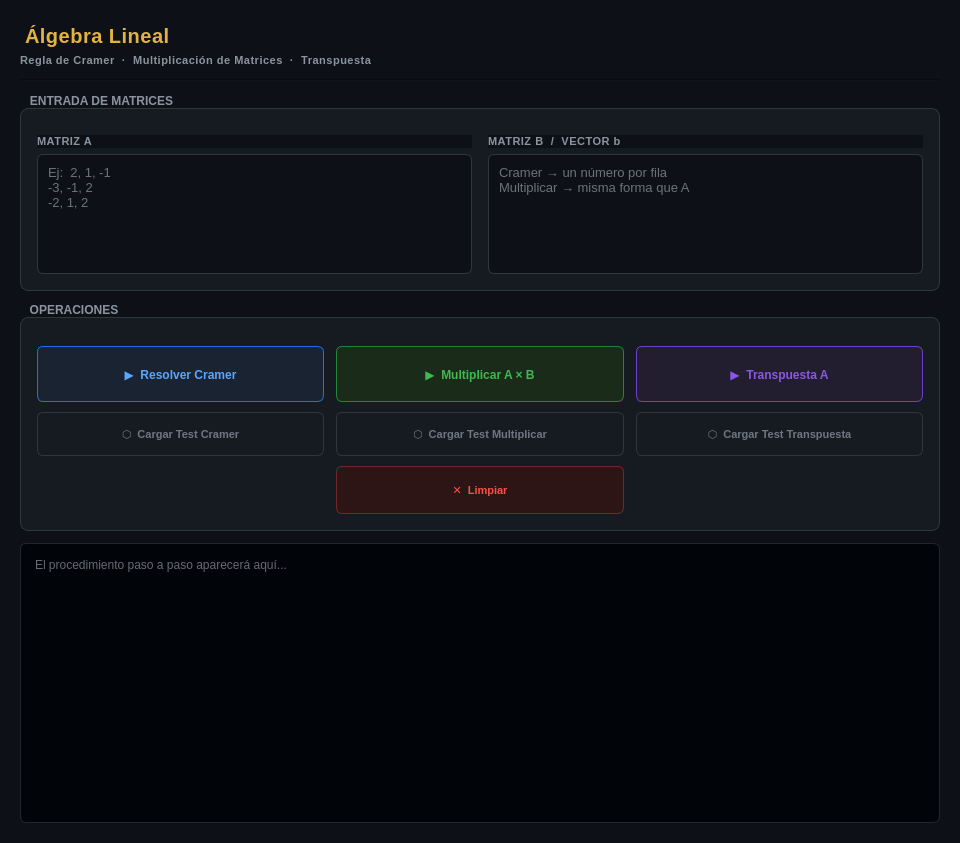
<?xml version="1.0" encoding="UTF-8"?>
<ui version="4.0">
 <class>InterfazAlgebra</class>
 <widget class="QWidget" name="InterfazAlgebra">
  <property name="geometry">
   <rect><x>0</x><y>0</y><width>960</width><height>780</height></rect>
  </property>
  <property name="windowTitle">
   <string>Álgebra Lineal — Métodos Numéricos</string>
  </property>
  <property name="styleSheet">
   <string notr="true">
QWidget {
    background-color: #0d1117;
    color: #c9d1d9;
    font-family: "Segoe UI";
    font-size: 12px;
}
QGroupBox {
    background-color: #161b22;
    border: 1px solid #30363d;
    border-radius: 8px;
    margin-top: 14px;
    padding-top: 10px;
    font-size: 12px;
    font-weight: bold;
    color: #8b949e;
}
QGroupBox::title {
    subcontrol-origin: margin;
    subcontrol-position: top left;
    padding: 0 8px;
    color: #8b949e;
    font-size: 11px;
    letter-spacing: 1px;
}
QLabel#lblTitulo {
    color: #e3b341;
    font-size: 20px;
    font-weight: bold;
    padding: 4px 0;
}
QLabel#lblSubtitulo {
    color: #8b949e;
    font-size: 11px;
}
QLabel {
    color: #8b949e;
    font-size: 11px;
    font-weight: bold;
    letter-spacing: 0.5px;
}
QPlainTextEdit {
    background-color: #0d1117;
    color: #c9d1d9;
    border: 1px solid #30363d;
    border-radius: 6px;
    font-family: "Consolas", "Courier New", monospace;
    font-size: 13px;
    padding: 6px;
    selection-background-color: #264f78;
}
QPlainTextEdit:focus {
    border: 1px solid #e3b341;
}
QTextEdit {
    background-color: #010409;
    color: #c9d1d9;
    border: 1px solid #21262d;
    border-radius: 6px;
    font-family: "Consolas", "Courier New", monospace;
    font-size: 12px;
    padding: 10px;
    selection-background-color: #264f78;
}
QPushButton {
    background-color: #21262d;
    color: #c9d1d9;
    border: 1px solid #30363d;
    border-radius: 6px;
    font-size: 12px;
    font-weight: bold;
    padding: 9px 14px;
    min-height: 36px;
}
QPushButton:hover {
    background-color: #30363d;
    border: 1px solid #58a6ff;
    color: #58a6ff;
}
QPushButton:pressed {
    background-color: #161b22;
}
QPushButton#btn_calc_cramer {
    background-color: #1a2332;
    border: 1px solid #1f6feb;
    color: #58a6ff;
}
QPushButton#btn_calc_cramer:hover {
    background-color: #1f2d45;
    border-color: #58a6ff;
}
QPushButton#btn_calc_multi {
    background-color: #1a2b1a;
    border: 1px solid #238636;
    color: #3fb950;
}
QPushButton#btn_calc_multi:hover {
    background-color: #1e3320;
    border-color: #3fb950;
}
QPushButton#btn_calc_trans {
    background-color: #231d30;
    border: 1px solid #6e40c9;
    color: #8957e5;
}
QPushButton#btn_calc_trans:hover {
    background-color: #2a2040;
    border-color: #8957e5;
}
QPushButton#btn_test_cramer, QPushButton#btn_test_multi, QPushButton#btn_test_trans {
    background-color: #161b22;
    border: 1px solid #30363d;
    color: #6e7681;
    font-size: 11px;
    padding: 7px 10px;
    min-height: 28px;
}
QPushButton#btn_test_cramer:hover {
    border-color: #58a6ff;
    color: #58a6ff;
}
QPushButton#btn_test_multi:hover {
    border-color: #3fb950;
    color: #3fb950;
}
QPushButton#btn_test_trans:hover {
    border-color: #8957e5;
    color: #8957e5;
}
QPushButton#btn_limpiar {
    background-color: #2d1515;
    border: 1px solid #6e2a2a;
    color: #f85149;
    font-size: 11px;
    min-height: 28px;
}
QPushButton#btn_limpiar:hover {
    background-color: #3d1c1c;
    border-color: #f85149;
}
QFrame#lineaSep {
    color: #21262d;
}
   </string>
  </property>

  <layout class="QVBoxLayout" name="mainLayout">
   <property name="spacing"><number>12</number></property>
   <property name="leftMargin"><number>20</number></property>
   <property name="topMargin"><number>20</number></property>
   <property name="rightMargin"><number>20</number></property>
   <property name="bottomMargin"><number>20</number></property>

   <!-- CABECERA -->
   <item>
    <layout class="QHBoxLayout">
     <item>
      <layout class="QVBoxLayout">
       <property name="spacing"><number>2</number></property>
       <item>
        <widget class="QLabel" name="lblTitulo">
         <property name="text"><string>Álgebra Lineal</string></property>
        </widget>
       </item>
       <item>
        <widget class="QLabel" name="lblSubtitulo">
         <property name="text"><string>Regla de Cramer  ·  Multiplicación de Matrices  ·  Transpuesta</string></property>
        </widget>
       </item>
      </layout>
     </item>
     <item>
      <spacer><property name="orientation"><enum>Qt::Horizontal</enum></property></spacer>
     </item>
    </layout>
   </item>

   <!-- SEPARADOR -->
   <item>
    <widget class="QFrame" name="lineaSep">
     <property name="frameShape"><enum>QFrame::HLine</enum></property>
     <property name="frameShadow"><enum>QFrame::Sunken</enum></property>
    </widget>
   </item>

   <!-- ENTRADA DE MATRICES -->
   <item>
    <widget class="QGroupBox" name="groupInputs">
     <property name="title"><string>ENTRADA DE MATRICES</string></property>
     <layout class="QHBoxLayout" name="layoutInputs">
      <property name="spacing"><number>16</number></property>
      <property name="leftMargin"><number>16</number></property>
      <property name="topMargin"><number>16</number></property>
      <property name="rightMargin"><number>16</number></property>
      <property name="bottomMargin"><number>16</number></property>

      <item>
       <layout class="QVBoxLayout">
        <property name="spacing"><number>6</number></property>
        <item>
         <widget class="QLabel" name="lblA">
          <property name="text"><string>MATRIZ A</string></property>
         </widget>
        </item>
        <item>
         <widget class="QPlainTextEdit" name="input_matriz_a">
          <property name="minimumSize"><size><width>380</width><height>120</height></size></property>
          <property name="maximumSize"><size><width>16777215</width><height>140</height></size></property>
          <property name="placeholderText"><string>Ej:  2, 1, -1
-3, -1, 2
-2, 1, 2</string></property>
         </widget>
        </item>
       </layout>
      </item>

      <item>
       <layout class="QVBoxLayout">
        <property name="spacing"><number>6</number></property>
        <item>
         <widget class="QLabel" name="lblB">
          <property name="text"><string>MATRIZ B  /  VECTOR b</string></property>
         </widget>
        </item>
        <item>
         <widget class="QPlainTextEdit" name="input_matriz_b">
          <property name="minimumSize"><size><width>280</width><height>120</height></size></property>
          <property name="maximumSize"><size><width>16777215</width><height>140</height></size></property>
          <property name="placeholderText"><string>Cramer → un número por fila
Multiplicar → misma forma que A</string></property>
         </widget>
        </item>
       </layout>
      </item>

     </layout>
    </widget>
   </item>

   <!-- BOTONES DE OPERACIÓN -->
   <item>
    <widget class="QGroupBox" name="groupAcciones">
     <property name="title"><string>OPERACIONES</string></property>
     <layout class="QGridLayout" name="gridLayout">
      <property name="horizontalSpacing"><number>12</number></property>
      <property name="verticalSpacing"><number>10</number></property>
      <property name="leftMargin"><number>16</number></property>
      <property name="topMargin"><number>18</number></property>
      <property name="rightMargin"><number>16</number></property>
      <property name="bottomMargin"><number>16</number></property>

      <!-- Fila 0: botones principales -->
      <item row="0" column="0">
       <widget class="QPushButton" name="btn_calc_cramer">
        <property name="text"><string>▶  Resolver Cramer</string></property>
        <property name="toolTip"><string>Resolver sistema Ax=b usando la Regla de Cramer</string></property>
        <property name="cursor"><cursorShape>PointingHandCursor</cursorShape></property>
       </widget>
      </item>
      <item row="0" column="1">
       <widget class="QPushButton" name="btn_calc_multi">
        <property name="text"><string>▶  Multiplicar A × B</string></property>
        <property name="toolTip"><string>Calcular el producto matricial C = A × B</string></property>
        <property name="cursor"><cursorShape>PointingHandCursor</cursorShape></property>
       </widget>
      </item>
      <item row="0" column="2">
       <widget class="QPushButton" name="btn_calc_trans">
        <property name="text"><string>▶  Transpuesta A</string></property>
        <property name="toolTip"><string>Calcular la transpuesta Aᵀ de la Matriz A</string></property>
        <property name="cursor"><cursorShape>PointingHandCursor</cursorShape></property>
       </widget>
      </item>

      <!-- Fila 1: botones de test -->
      <item row="1" column="0">
       <widget class="QPushButton" name="btn_test_cramer">
        <property name="text"><string>⬡  Cargar Test Cramer</string></property>
        <property name="toolTip"><string>Cargar caso de prueba del docx: sistema 3×3</string></property>
        <property name="cursor"><cursorShape>PointingHandCursor</cursorShape></property>
       </widget>
      </item>
      <item row="1" column="1">
       <widget class="QPushButton" name="btn_test_multi">
        <property name="text"><string>⬡  Cargar Test Multiplicar</string></property>
        <property name="toolTip"><string>Cargar caso de prueba del docx: matrices 3×3</string></property>
        <property name="cursor"><cursorShape>PointingHandCursor</cursorShape></property>
       </widget>
      </item>
      <item row="1" column="2">
       <widget class="QPushButton" name="btn_test_trans">
        <property name="text"><string>⬡  Cargar Test Transpuesta</string></property>
        <property name="toolTip"><string>Cargar caso de prueba del docx: matriz 3×4</string></property>
        <property name="cursor"><cursorShape>PointingHandCursor</cursorShape></property>
       </widget>
      </item>

      <!-- Fila 2: limpiar -->
      <item row="2" column="1">
       <widget class="QPushButton" name="btn_limpiar">
        <property name="text"><string>✕  Limpiar</string></property>
        <property name="cursor"><cursorShape>PointingHandCursor</cursorShape></property>
       </widget>
      </item>

     </layout>
    </widget>
   </item>

   <!-- SALIDA / LOG -->
   <item>
    <widget class="QTextEdit" name="output_log">
     <property name="readOnly"><bool>true</bool></property>
     <property name="minimumSize"><size><width>0</width><height>280</height></size></property>
     <property name="placeholderText"><string>El procedimiento paso a paso aparecerá aquí...</string></property>
    </widget>
   </item>

  </layout>
 </widget>
 <resources/>
 <connections/>
</ui>
